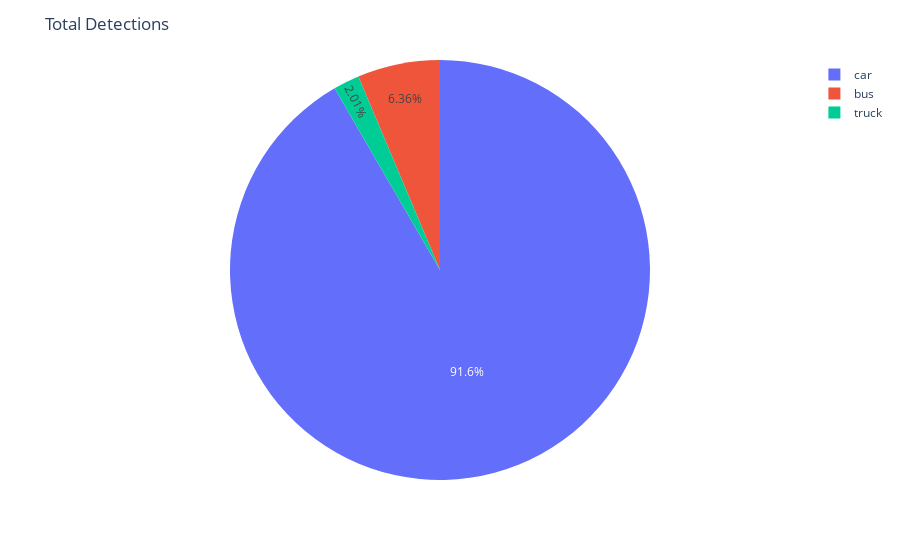

Source (notebook cell):
### Code cell
temp_df = pd.DataFrame(df['class_no'].value_counts())
fig = px.pie(temp_df, values='count', names=[classes[i] for i in temp_df.index])
fig.update_layout(title=dict(text="Total Detections"))
fig.show()

### Figure 1 — Plotly figure (JSON) as saved in the notebook; plotly's stock layout.template omitted (floating-point values rounded to 4 significant figures)
{"data": [{"domain": {"x": [0, 1], "y": [0, 1]}, "hovertemplate": "label=%{label}<br>count=%{value}<extra></extra>", "labels": ["car", "bus", "truck"], "legendgroup": "", "name": "", "showlegend": true, "type": "pie", "values": [4741, 329, 104]}], "layout": {"legend": {"tracegroupgap": 0}, "margin": {"t": 60}, "title": {"text": "Total Detections"}}}
